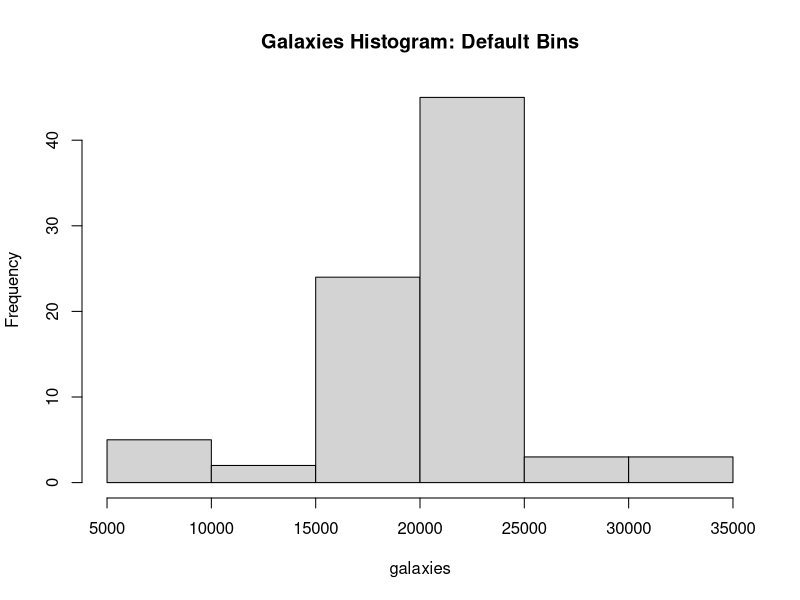
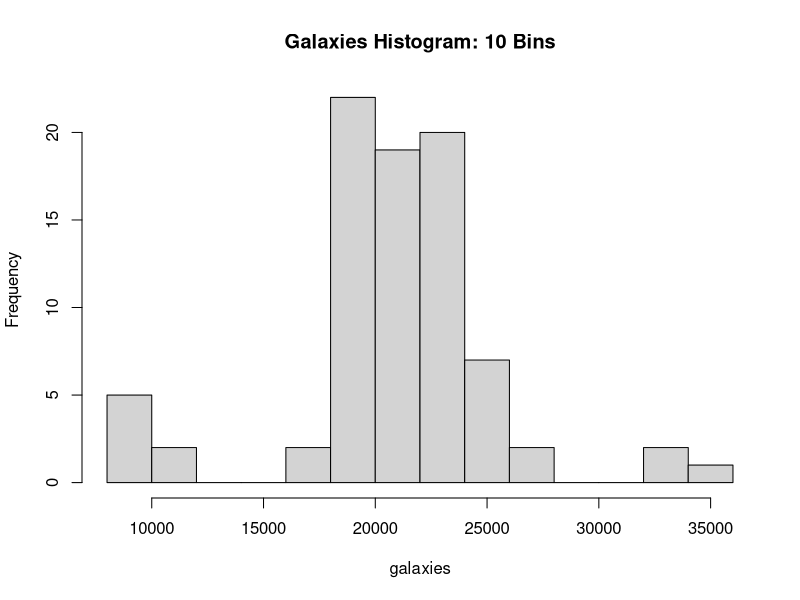
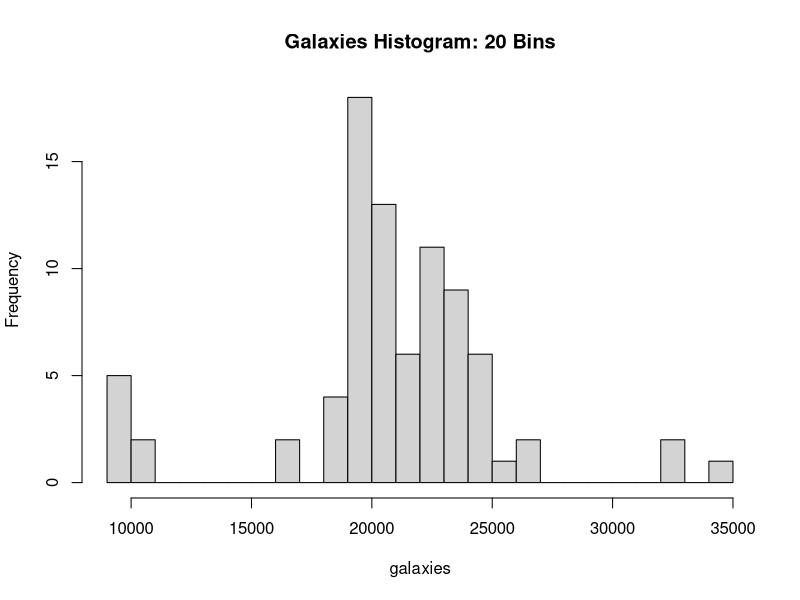

These figures' R source, in order:
## ---- chunk 1
library(MASS)
# galaxies
avg <- mean(galaxies) # or avg <- sum(galaxies) / length(galaxies)
std_dev <- sd(galaxies) # or sqrt(sum((galaxies-avg)^2)/(length(galaxies)-1))
cat('Mean:', avg, '\nStandard deviation:', std_dev)
histo1 <- hist(galaxies,main='Galaxies Histogram: Default Bins')
histo2 <- hist(galaxies,breaks=10,main='Galaxies Histogram: 10 Bins')
histo3 <- hist(galaxies,breaks=20,main='Galaxies Histogram: 20 Bins')
## ---- chunk 2
# Function with for loop
integer_summer <- function(n){
  start1 <- Sys.time()
  loop_total <- 0
  for (i in 1:n){
    loop_total <- loop_total + i 
  }
  end1 <- Sys.time()
  cat('\nN =',n,'\n\tFor loop sum:',loop_total,'Time:', end1-start1)
  
  start2 <- Sys.time()
  primitive_total <- sum(1:n) # primitive R function
  end2 <- Sys.time()
  cat('\n\tPrimitve sum:',primitive_total,'Time:', end2-start2)
}
## ---- chunk 3
options(scipen=999) # avoid scientific notation, easier comparisons
# n = 100, 1000,10000
integer_summer(100)
integer_summer(1000)
integer_summer(10000)
# For each order of magnitude, the for loop is progressively slower than the sum
# function. In other words, the computational time for the loop grows at a much
# faster rate than sum().
## ---- chunk 4
v <- c(rep('H',5),rep('e',5),rep('l',10),rep('o',5),
       rep('W',5),rep('o',5),rep('r',5),rep('l',5),rep('d',5))
# start on 2nd element of 5, go through length, jump 5 elements at a time
subv <- v[seq(2, length(v), 5)] 
print(subv)
## ---- chunk 5
item1 <- matrix(runif(n=10*10,min=0,max=1),nrow=10)
first_hundo <- 1:100
item2 <- first_hundo[seq(0,length(first_hundo),7)]
item3 <- as.character(item2)
large_object <- list(item1,item2,item3)
items <- length(large_object)

total_length <- 0
for(i in 1:items){
  item_length <- length(large_object[[i]])
  cat('\nLength of item',i,':',item_length)
  total_length <- total_length + item_length
}
cat('\nTotal length:',total_length)
